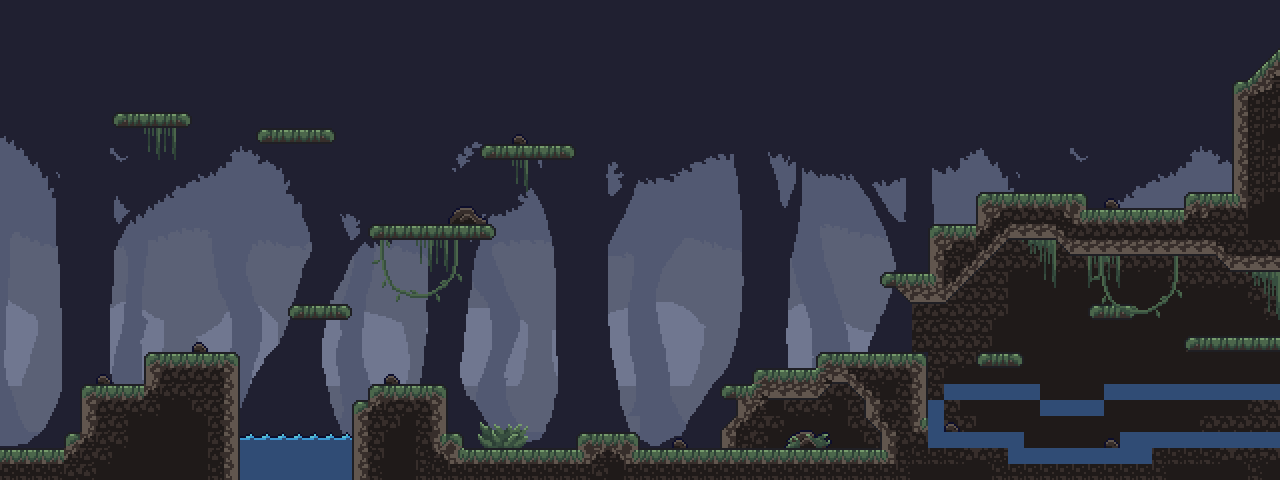

Tiled map render using the project's own tile images. Description and the map definition, with tile-layer contents summarised, below:
An orthogonal 80x30 tile map with 16x16 px tiles, 11 tile layers (Background3, Background2, Background1, Ground 1, ...), 2 hidden layers not drawn, 9 tilesets and 23 objects (7x Musher, 6x Gem, 2x HPotion, 2x Key, 2x Bat, ...).

<map version="1.5" tiledversion="1.7.2" orientation="orthogonal" renderorder="right-down" width="80" height="30" tilewidth="16" tileheight="16" infinite="0" nextlayerid="22" nextobjectid="109">
 <properties>
  <property name="Draw" type="int" value="1" />
 </properties>
 <tileset firstgid="1" name="Background1" tilewidth="16" tileheight="16" tilecount="1740" columns="60">
  <image source="../Spritesx16/Background_layer1_x2.png" width="960" height="468" />
 </tileset>
 <tileset firstgid="1741" name="Background2" tilewidth="16" tileheight="16" tilecount="1740" columns="60">
  <image source="../Spritesx16/Background_layer2_x2.png" width="960" height="468" />
 </tileset>
 <tileset firstgid="3481" name="Background3" tilewidth="16" tileheight="16" tilecount="1740" columns="60">
  <image source="../Spritesx16/Background_layer3_x2.png" width="960" height="468" />
 </tileset>
 <tileset firstgid="5221" name="Forest1" tilewidth="16" tileheight="16" tilecount="140" columns="20">
  <properties>
   <property name="Collider" type="int" value="1" />
   <property name="Draw" type="int" value="1" />
  </properties>
  <image source="../Spritesx16/Forest_Tileset_x2.png" width="320" height="112" />
 </tileset>
 <tileset firstgid="5361" name="Forest_Assets_x2" tilewidth="16" tileheight="16" tilecount="189" columns="27">
  <properties>
   <property name="Draw" type="int" value="1" />
  </properties>
  <image source="../Spritesx16/Forest_Assets_x2.png" width="432" height="112" />
 </tileset>
 <tileset firstgid="5550" name="Forest_Background_Assets_x2" tilewidth="16" tileheight="16" margin="16" tilecount="104" columns="26">
  <properties>
   <property name="Draw" type="int" value="1" />
  </properties>
  <image source="../Spritesx16/Forest_Background_Assets_x2.png" width="432" height="80" />
 </tileset>
 <tileset firstgid="5654" name="Gems" tilewidth="16" tileheight="16" tilecount="2" columns="2">
  <image source="../Spritesx16/gems.png" width="32" height="16" />
 </tileset>
 <tileset firstgid="5656" name="Props" tilewidth="16" tileheight="16" tilecount="216" columns="24">
  <image source="../Spritesx16/props.png" width="384" height="144" />
 </tileset>
 <tileset firstgid="5872" source="Forest2.tsx" />
 <layer id="3" name="Background3" width="80" height="30">
  <properties>
   <property name="Draw" type="int" value="1" />
  </properties>
  <data>[2400 cells, 2160 non-empty, 1614 distinct tile ids]</data>
 </layer>
 <layer id="2" name="Background2" width="80" height="30">
  <properties>
   <property name="Draw" type="int" value="1" />
  </properties>
  <data>[2400 cells, 2159 non-empty, 1619 distinct tile ids]</data>
 </layer>
 <layer id="1" name="Background1" width="80" height="30">
  <properties>
   <property name="Draw" type="int" value="1" />
  </properties>
  <data>[2400 cells, 2320 non-empty, 1740 distinct tile ids]</data>
 </layer>
 <layer id="17" name="Ground 1" width="80" height="30">
  <properties>
   <property name="Draw" type="int" value="1" />
  </properties>
  <data>[2400 cells, 359 non-empty, 8 distinct tile ids]</data>
 </layer>
 <layer id="18" name="Ground 2" width="80" height="30">
  <properties>
   <property name="Draw" type="int" value="1" />
  </properties>
  <data>[2400 cells, 477 non-empty, 37 distinct tile ids]</data>
 </layer>
 <layer id="19" name="Assets 1" width="80" height="30">
  <properties>
   <property name="Draw" type="int" value="1" />
  </properties>
  <data>[2400 cells, 73 non-empty, 32 distinct tile ids]</data>
 </layer>
 <layer id="4" name="Ground" width="80" height="30">
  <properties>
   <property name="Collider" type="int" value="1" />
   <property name="Draw" type="int" value="1" />
  </properties>
  <data>[2400 cells, 206 non-empty, 20 distinct tile ids]</data>
 </layer>
 <layer id="7" name="Water" width="80" height="30">
  <properties>
   <property name="Draw" type="int" value="1" />
  </properties>
  <data>[2400 cells, 25 non-empty, 5 distinct tile ids]</data>
 </layer>
 <layer id="10" name="Death" width="80" height="30">
  <properties>
   <property name="Death" type="int" value="1" />
   <property name="Trigger" type="int" value="1" />
  </properties>
  <data>[2400 cells, 13 non-empty, 1 distinct tile ids]</data>
 </layer>
 <objectgroup id="11" name="Collectables">
  <object id="73" name="Gem" type="Gem" x="608" y="416" width="16" height="16" />
  <object id="77" name="Gem" type="Gem" x="288" y="112" width="16" height="16" />
  <object id="78" name="Gem" type="Gem" x="176" y="336" width="16" height="16" />
  <object id="79" name="HPotion" type="HPotion" x="144" y="96" width="16" height="16" />
  <object id="80" name="Key" type="Key" x="832" y="432" width="16" height="16" />
  <object id="83" name="Gem" type="Gem" x="544" y="128" width="16" height="16" />
  <object id="85" name="Gem" type="Gem" x="992" y="336" width="16" height="16" />
  <object id="86" name="Gem" type="Gem" x="1232" y="320" width="16" height="16" />
  <object id="88" name="Key" type="Key" x="1136" y="192" width="16" height="16" />
  <object id="89" name="HPotion" type="HPotion" x="1200" y="176" width="16" height="16" />
 </objectgroup>
 <objectgroup id="16" name="Entities">
  <object id="63" name="Musher" type="Musher" x="784" y="352" width="16" height="16" />
  <object id="64" name="Bat" type="Bat" x="768" y="400" width="16" height="16" />
  <object id="67" name="Musher" type="Musher" x="400" y="368" width="16" height="16" />
  <object id="68" name="Player" type="Player" x="16" y="432" width="16" height="16" />
  <object id="90" name="Musher" type="Musher" x="992" y="416" width="16" height="16" />
  <object id="93" name="Musher" type="Musher" x="544" y="432" width="16" height="16" />
  <object id="94" name="Musher" type="Musher" x="416" y="208" width="16" height="16" />
  <object id="95" name="Bat" type="Bat" x="1024" y="256" width="16" height="16" />
  <object id="96" name="Musher" type="Musher" x="1056" y="176" width="16" height="16" />
  <object id="97" name="Musher" type="Musher" x="1168" y="416" width="16" height="16" />
  <object id="106" name="BigMusher" x="1056" y="400" width="32" height="48" />
 </objectgroup>
 <layer id="20" name="AssetsFront" width="80" height="30">
  <properties>
   <property name="Draw" type="int" value="1" />
  </properties>
  <data>[2400 cells, 56 non-empty, 28 distinct tile ids]</data>
 </layer>
 <objectgroup id="12" name="Structures">
  <object id="54" name="Portal" type="Portal" x="1232" y="368" width="32" height="64" />
  <object id="58" name="Checkpoint" type="Checkpoint" x="832" y="304" width="16" height="48" />
 </objectgroup>
 <layer id="13" name="MusherNavigationMap" width="80" height="30" visible="0">
  <properties>
   <property name="Draw" type="int" value="0" />
   <property name="Navigation" type="int" value="1" />
  </properties>
  <data>[2400 cells, 330 non-empty, 1 distinct tile ids]</data>
 </layer>
 <layer id="14" name="BatNavigationMap" width="80" height="30" visible="0">
  <properties>
   <property name="Draw" type="int" value="0" />
   <property name="Navigation" type="int" value="2" />
  </properties>
  <data>[2400 cells, 119 non-empty, 1 distinct tile ids]</data>
 </layer>
 <layer id="21" name="BigMusherNavigationMap" width="80" height="30">
  <properties>
   <property name="Draw" type="int" value="0" />
   <property name="Navigation" type="int" value="3" />
  </properties>
  <data>[2400 cells, 48 non-empty, 1 distinct tile ids]</data>
 </layer>
</map>
